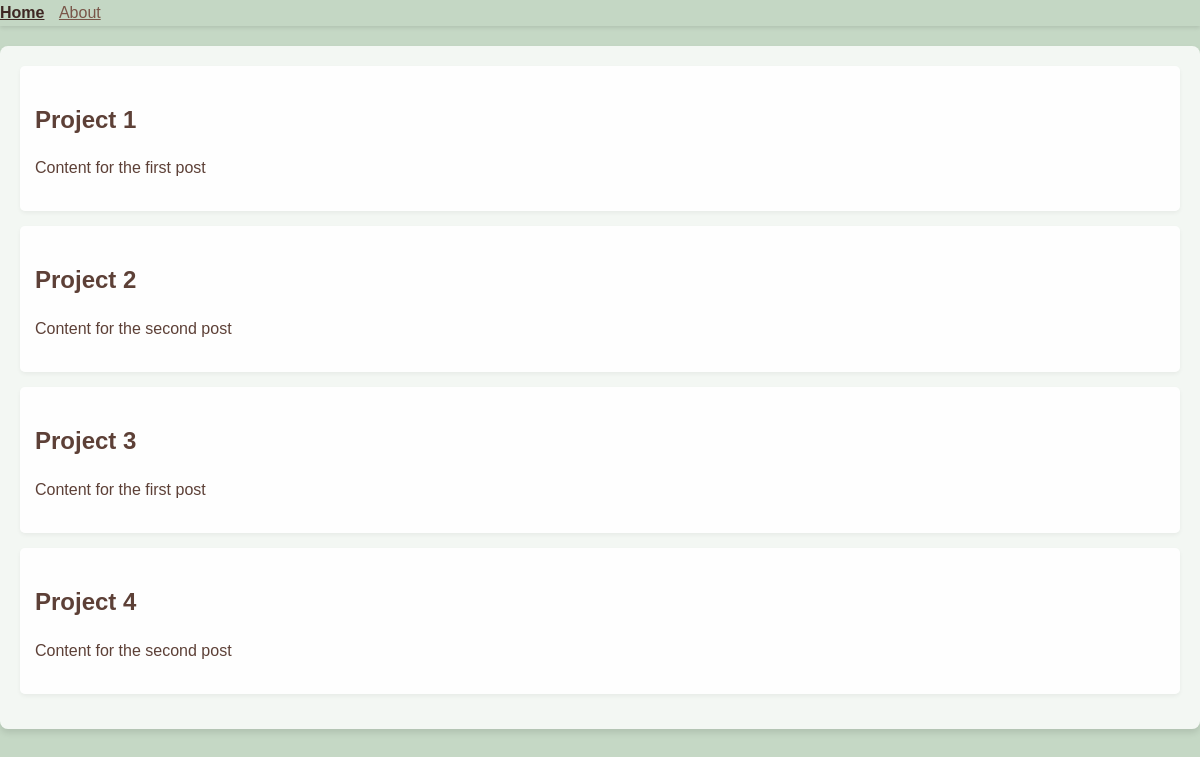
Before: / with the older database file.
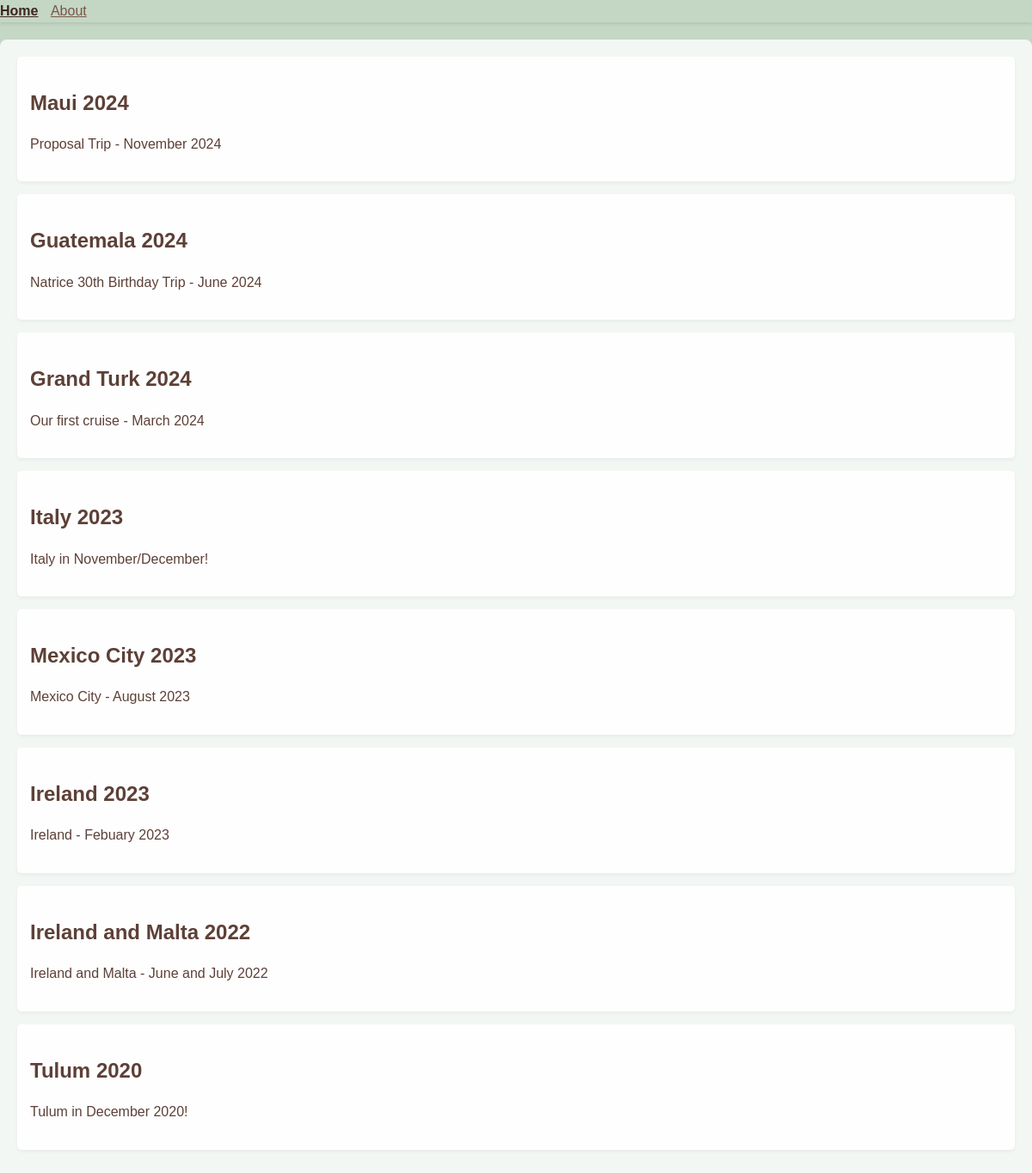
After: the same page with the newer database file.
### tables this page shows
CREATE TABLE posts (
    id INTEGER PRIMARY KEY AUTOINCREMENT,
    created TIMESTAMP NOT NULL DEFAULT CURRENT_TIMESTAMP,
    title TEXT NOT NULL,
    content TEXT NOT NULL
);

### app.py (the view)
@app.route('/')
def index():
    conn = get_db_connection()
    posts = conn.execute('SELECT * FROM posts').fetchall()
    conn.close()
    return render_template('index.html', posts=posts)

### app.py (called while the page is built)
def get_db_connection():
    conn = sqlite3.connect('database.db')
    conn.row_factory = sqlite3.Row
    return conn

### templates/index.html (shortened to what this page needs)
{% extends 'base.html' %}
{% block content %}
{% for post in posts[:8] %}
<div class="post">
    <h2>
        <a href="{{ url_for('maui2024') if post['title'] == 'Maui 2024'
               else url_for('guat2024') if post['title'] == 'Guatemala 2024'
               else url_for('turk2023') if post['title'] == 'Grand Turk 2024'
               else url_for('italy2023') if post['title'] == 'Italy 2023'
               else url_for('cdmx2023') if post['title'] == 'Mexico City 2023'
               else url_for('ireland2023') if post['title'] == 'Ireland 2023'
               else url_for('iremalta2022') if post['title'] == 'Ireland and Malta 2022'
               else url_for('tulum2020') if post['title'] == 'Tulum 2020' else '#' }}">
            {{ post['title'] }}
        </a>
    </h2>
    <p>{{ post['content'] }}</p>
</div>
{% endfor %}
{% endblock %}

### templates/base.html (shortened to what this page needs)
<!DOCTYPE html>
<html lang="en">
<head>
    <link rel="stylesheet" href="{{ url_for('static', filename='css/style.css') }}">
</head>
<body>
    <nav class="navbar navbar-expand-lg navbar-light bg-light">
        <div class="container-fluid">
            <a class="navbar-brand" href="{{ url_for('index') }}">Home</a>
            <a class="nav-link about-link" href="{{ url_for('about') }}">About</a>
        </div>
    </nav>
    <div class="container">
        {% block content %}{% endblock %}
    </div>
</body>
</html>

### static/css/style.css (style rules this page uses)
body { background-color: #c5d8c5; font-family: 'Arial', sans-serif; line-height: 1.6; color: #5d4037; margin: 0; padding: 0; }
.navbar { background-color: rgba(197, 216, 197, 0.9); box-shadow: 0 2px 4px rgba(0,0,0,0.1); }
.navbar-brand { color: #3e2723; font-weight: bold; }
.about-link { color: #795548; margin-left: 10px; }
.container { background-color: rgba(255, 255, 255, 0.8); padding: 20px; border-radius: 8px; margin-top: 20px; box-shadow: 0 4px 6px rgba(0,0,0,0.1); }
.post { background-color: rgba(255, 255, 255, 0.9); border-radius: 5px; padding: 15px; margin-bottom: 15px; box-shadow: 0 2px 4px rgba(0,0,0,0.05); }
.post h2 { margin-bottom: 10px; }
.post h2 a { color: #5d4037; text-decoration: none; transition: color 0.3s ease; }

Changed rows visible on the page:
removed posts: title "Project 1", content "Content for the first post"
removed posts: title "Project 2", content "Content for the second post"
removed posts: title "Project 3", content "Content for the first post"
removed posts: title "Project 4", content "Content for the second post"
added posts: title "Maui 2024", content "Proposal Trip - November 2024"
added posts: title "Guatemala 2024", content "Natrice 30th Birthday Trip - June 2024"
added posts: title "Grand Turk 2024", content "Our first cruise - March 2024"
added posts: title "Italy 2023", content "Italy in November/December!"
added posts: title "Mexico City 2023", content "Mexico City - August 2023"
added posts: title "Ireland 2023", content "Ireland - Febuary 2023"
added posts: title "Ireland and Malta 2022", content "Ireland and Malta - June and July 2022"
added posts: title "Tulum 2020", content "Tulum in December 2020!"
